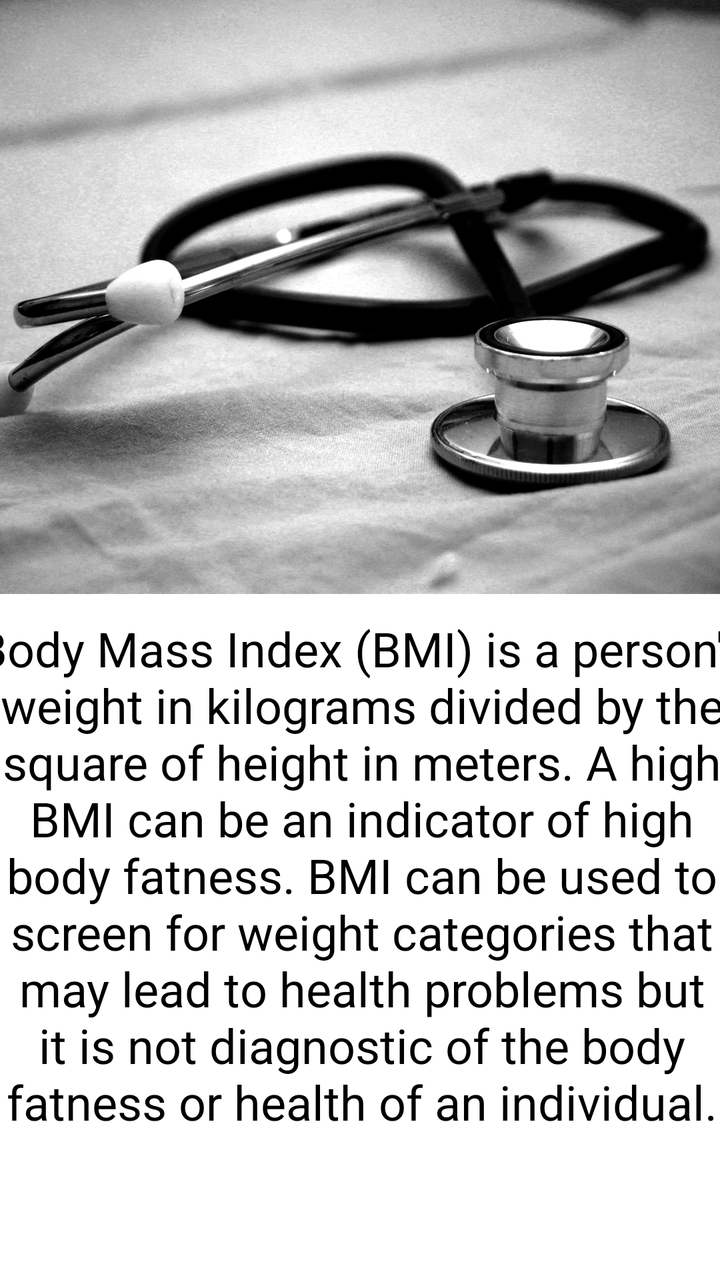
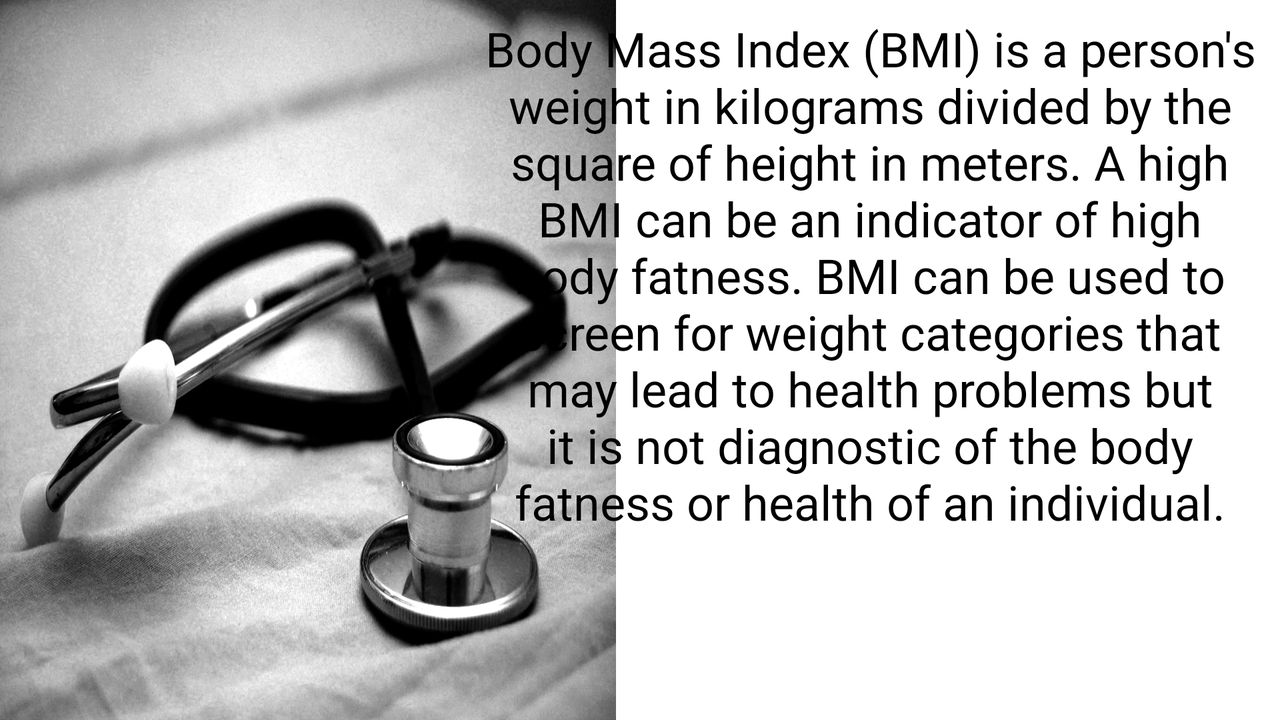

An Android layout and its configuration variant, each rendered on a device that would load it. The default file and the variant file are quoted in full after the pictures.
<!-- AndroidManifest.xml: application theme Theme.BmiCalculator -->
<!-- res/layout/activity_main3.xml -->
<?xml version="1.0" encoding="utf-8"?>
<androidx.constraintlayout.widget.ConstraintLayout xmlns:android="http://schemas.android.com/apk/res/android"
    xmlns:app="http://schemas.android.com/apk/res-auto"
    xmlns:tools="http://schemas.android.com/tools"
    android:layout_width="match_parent"
    android:layout_height="match_parent"
    tools:context=".MainActivity3">

    <ImageView
        android:id="@+id/imageView2"
        android:layout_width="414dp"
        android:layout_height="297dp"
        android:scaleType="fitXY"
        app:layout_constraintBottom_toBottomOf="parent"
        app:layout_constraintEnd_toEndOf="parent"
        app:layout_constraintStart_toStartOf="parent"
        app:layout_constraintTop_toTopOf="parent"
        app:layout_constraintVertical_bias="0.0"
        app:srcCompat="@drawable/health"
        android:contentDescription="@string/todo" />

    <TextView
        android:id="@+id/textView2"
        android:layout_width="386dp"
        android:layout_height="310dp"
        android:layout_marginTop="4dp"
        android:text="@string/body_mass_index"
        android:textAlignment="center"
        android:textColor="#000000"
        android:textSize="24sp"
        app:layout_constraintBottom_toBottomOf="parent"
        app:layout_constraintEnd_toEndOf="parent"
        app:layout_constraintHorizontal_bias="0.48"
        app:layout_constraintStart_toStartOf="parent"
        app:layout_constraintTop_toBottomOf="@+id/imageView2"
        app:layout_constraintVertical_bias="0.241" />

</androidx.constraintlayout.widget.ConstraintLayout>
<!-- resources referenced by this layout -->
<resources>
  <!-- drawable health: webp bitmap (drawable, 363848 bytes) -->
  <string name="body_mass_index">Body Mass Index (BMI) is a person\'s weight in kilograms divided by the square of height in meters. A high BMI can be an indicator of high body fatness. BMI can be used to screen for weight categories that may lead to health problems but it is not diagnostic of the body fatness or health of an individual.</string>
  <string name="todo">TODO</string>
  <style name="Theme.BmiCalculator" parent="Theme.MaterialComponents.DayNight.NoActionBar">
          
          <item name="colorPrimary">@color/purple_500</item>
          <item name="colorPrimaryVariant">@color/purple_700</item>
          <item name="colorOnPrimary">@color/white</item>
          
          <item name="colorSecondary">@color/teal_200</item>
          <item name="colorSecondaryVariant">@color/teal_700</item>
          <item name="colorOnSecondary">@color/black</item>
          
          <item name="android:statusBarColor" tools:targetApi="l">?attr/colorPrimaryVariant</item>
          
      </style>
</resources>
<!-- res/layout-land/activity_main3.xml (the repository's variant of the layout above) -->
<!-- drawn on the phone turned sideways -->
<?xml version="1.0" encoding="utf-8"?>
<androidx.constraintlayout.widget.ConstraintLayout xmlns:android="http://schemas.android.com/apk/res/android"
    xmlns:app="http://schemas.android.com/apk/res-auto"
    xmlns:tools="http://schemas.android.com/tools"
    android:layout_width="match_parent"
    android:layout_height="match_parent"
    tools:context=".MainActivity3">

    <ImageView
        android:id="@+id/imageView2"
        android:layout_width="308dp"
        android:layout_height="388dp"
        android:contentDescription="@string/todo"
        android:scaleType="fitXY"
        app:layout_constraintBottom_toBottomOf="parent"
        app:layout_constraintEnd_toEndOf="parent"
        app:layout_constraintHorizontal_bias="0.0"
        app:layout_constraintStart_toStartOf="parent"
        app:layout_constraintTop_toTopOf="parent"
        app:layout_constraintVertical_bias="0.0"
        app:srcCompat="@drawable/health" />

    <TextView
        android:id="@+id/textView2"
        android:layout_width="386dp"
        android:layout_height="310dp"
        android:text="@string/body_mass_index"
        android:textAlignment="center"
        android:textColor="#000000"
        android:textSize="24sp"
        app:layout_constraintBottom_toBottomOf="parent"
        app:layout_constraintEnd_toEndOf="parent"
        app:layout_constraintHorizontal_bias="0.953"
        app:layout_constraintStart_toStartOf="parent"
        app:layout_constraintTop_toTopOf="parent"
        app:layout_constraintVertical_bias="0.158" />

</androidx.constraintlayout.widget.ConstraintLayout>
